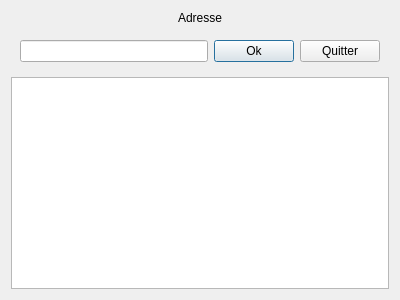
<?xml version="1.0" encoding="UTF-8"?>
<ui version="4.0">
 <class>dock_connexion</class>
 <widget class="QWidget" name="dock_connexion">
  <property name="geometry">
   <rect>
    <x>0</x>
    <y>0</y>
    <width>400</width>
    <height>300</height>
   </rect>
  </property>
  <property name="windowTitle">
   <string>Form</string>
  </property>
  <layout class="QVBoxLayout" name="verticalLayout">
   <item>
    <widget class="QLabel" name="label">
     <property name="text">
      <string>Adresse</string>
     </property>
     <property name="alignment">
      <set>Qt::AlignBottom|Qt::AlignHCenter</set>
     </property>
    </widget>
   </item>
   <item>
    <widget class="QWidget" name="widget" native="true">
     <layout class="QHBoxLayout" name="horizontalLayout">
      <item>
       <widget class="QLineEdit" name="champ_adresse"/>
      </item>
      <item>
       <widget class="QPushButton" name="bouton_connexion">
        <property name="text">
         <string>Ok</string>
        </property>
        <property name="checkable">
         <bool>false</bool>
        </property>
        <property name="autoDefault">
         <bool>true</bool>
        </property>
        <property name="default">
         <bool>true</bool>
        </property>
       </widget>
      </item>
      <item>
       <widget class="QPushButton" name="bouton_deconnexion">
        <property name="text">
         <string>Quitter</string>
        </property>
       </widget>
      </item>
     </layout>
    </widget>
   </item>
   <item>
    <widget class="QTextEdit" name="historique">
     <property name="readOnly">
      <bool>true</bool>
     </property>
    </widget>
   </item>
  </layout>
 </widget>
 <resources/>
 <connections/>
</ui>
